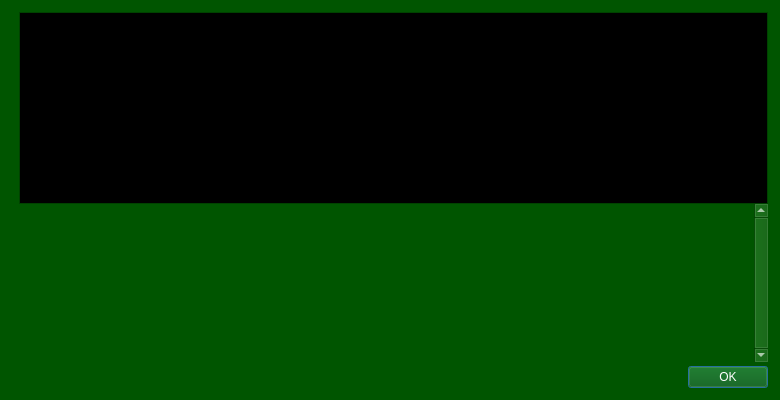
<?xml version="1.0" encoding="UTF-8"?>
<ui version="4.0">
 <class>HelpMessageDialog</class>
 <widget class="QDialog" name="HelpMessageDialog">
  <property name="geometry">
   <rect>
    <x>0</x>
    <y>0</y>
    <width>780</width>
    <height>400</height>
   </rect>
  </property>
  <property name="palette">
   <palette>
    <active>
     <colorrole role="WindowText">
      <brush brushstyle="SolidPattern">
       <color alpha="255">
        <red>255</red>
        <green>255</green>
        <blue>255</blue>
       </color>
      </brush>
     </colorrole>
     <colorrole role="Button">
      <brush brushstyle="SolidPattern">
       <color alpha="255">
        <red>0</red>
        <green>85</green>
        <blue>0</blue>
       </color>
      </brush>
     </colorrole>
     <colorrole role="Light">
      <brush brushstyle="SolidPattern">
       <color alpha="255">
        <red>0</red>
        <green>127</green>
        <blue>0</blue>
       </color>
      </brush>
     </colorrole>
     <colorrole role="Midlight">
      <brush brushstyle="SolidPattern">
       <color alpha="255">
        <red>0</red>
        <green>106</green>
        <blue>0</blue>
       </color>
      </brush>
     </colorrole>
     <colorrole role="Dark">
      <brush brushstyle="SolidPattern">
       <color alpha="255">
        <red>0</red>
        <green>42</green>
        <blue>0</blue>
       </color>
      </brush>
     </colorrole>
     <colorrole role="Mid">
      <brush brushstyle="SolidPattern">
       <color alpha="255">
        <red>0</red>
        <green>56</green>
        <blue>0</blue>
       </color>
      </brush>
     </colorrole>
     <colorrole role="Text">
      <brush brushstyle="SolidPattern">
       <color alpha="255">
        <red>255</red>
        <green>255</green>
        <blue>255</blue>
       </color>
      </brush>
     </colorrole>
     <colorrole role="BrightText">
      <brush brushstyle="SolidPattern">
       <color alpha="255">
        <red>255</red>
        <green>255</green>
        <blue>255</blue>
       </color>
      </brush>
     </colorrole>
     <colorrole role="ButtonText">
      <brush brushstyle="SolidPattern">
       <color alpha="255">
        <red>255</red>
        <green>255</green>
        <blue>255</blue>
       </color>
      </brush>
     </colorrole>
     <colorrole role="Base">
      <brush brushstyle="SolidPattern">
       <color alpha="255">
        <red>0</red>
        <green>0</green>
        <blue>0</blue>
       </color>
      </brush>
     </colorrole>
     <colorrole role="Window">
      <brush brushstyle="SolidPattern">
       <color alpha="255">
        <red>0</red>
        <green>85</green>
        <blue>0</blue>
       </color>
      </brush>
     </colorrole>
     <colorrole role="Shadow">
      <brush brushstyle="SolidPattern">
       <color alpha="255">
        <red>0</red>
        <green>0</green>
        <blue>0</blue>
       </color>
      </brush>
     </colorrole>
     <colorrole role="AlternateBase">
      <brush brushstyle="SolidPattern">
       <color alpha="255">
        <red>0</red>
        <green>42</green>
        <blue>0</blue>
       </color>
      </brush>
     </colorrole>
     <colorrole role="ToolTipBase">
      <brush brushstyle="SolidPattern">
       <color alpha="255">
        <red>255</red>
        <green>255</green>
        <blue>220</blue>
       </color>
      </brush>
     </colorrole>
     <colorrole role="ToolTipText">
      <brush brushstyle="SolidPattern">
       <color alpha="255">
        <red>0</red>
        <green>0</green>
        <blue>0</blue>
       </color>
      </brush>
     </colorrole>
     <colorrole role="PlaceholderText">
      <brush brushstyle="SolidPattern">
       <color alpha="128">
        <red>255</red>
        <green>255</green>
        <blue>255</blue>
       </color>
      </brush>
     </colorrole>
    </active>
    <inactive>
     <colorrole role="WindowText">
      <brush brushstyle="SolidPattern">
       <color alpha="255">
        <red>255</red>
        <green>255</green>
        <blue>255</blue>
       </color>
      </brush>
     </colorrole>
     <colorrole role="Button">
      <brush brushstyle="SolidPattern">
       <color alpha="255">
        <red>0</red>
        <green>85</green>
        <blue>0</blue>
       </color>
      </brush>
     </colorrole>
     <colorrole role="Light">
      <brush brushstyle="SolidPattern">
       <color alpha="255">
        <red>0</red>
        <green>127</green>
        <blue>0</blue>
       </color>
      </brush>
     </colorrole>
     <colorrole role="Midlight">
      <brush brushstyle="SolidPattern">
       <color alpha="255">
        <red>0</red>
        <green>106</green>
        <blue>0</blue>
       </color>
      </brush>
     </colorrole>
     <colorrole role="Dark">
      <brush brushstyle="SolidPattern">
       <color alpha="255">
        <red>0</red>
        <green>42</green>
        <blue>0</blue>
       </color>
      </brush>
     </colorrole>
     <colorrole role="Mid">
      <brush brushstyle="SolidPattern">
       <color alpha="255">
        <red>0</red>
        <green>56</green>
        <blue>0</blue>
       </color>
      </brush>
     </colorrole>
     <colorrole role="Text">
      <brush brushstyle="SolidPattern">
       <color alpha="255">
        <red>255</red>
        <green>255</green>
        <blue>255</blue>
       </color>
      </brush>
     </colorrole>
     <colorrole role="BrightText">
      <brush brushstyle="SolidPattern">
       <color alpha="255">
        <red>255</red>
        <green>255</green>
        <blue>255</blue>
       </color>
      </brush>
     </colorrole>
     <colorrole role="ButtonText">
      <brush brushstyle="SolidPattern">
       <color alpha="255">
        <red>255</red>
        <green>255</green>
        <blue>255</blue>
       </color>
      </brush>
     </colorrole>
     <colorrole role="Base">
      <brush brushstyle="SolidPattern">
       <color alpha="255">
        <red>0</red>
        <green>0</green>
        <blue>0</blue>
       </color>
      </brush>
     </colorrole>
     <colorrole role="Window">
      <brush brushstyle="SolidPattern">
       <color alpha="255">
        <red>0</red>
        <green>85</green>
        <blue>0</blue>
       </color>
      </brush>
     </colorrole>
     <colorrole role="Shadow">
      <brush brushstyle="SolidPattern">
       <color alpha="255">
        <red>0</red>
        <green>0</green>
        <blue>0</blue>
       </color>
      </brush>
     </colorrole>
     <colorrole role="AlternateBase">
      <brush brushstyle="SolidPattern">
       <color alpha="255">
        <red>0</red>
        <green>42</green>
        <blue>0</blue>
       </color>
      </brush>
     </colorrole>
     <colorrole role="ToolTipBase">
      <brush brushstyle="SolidPattern">
       <color alpha="255">
        <red>255</red>
        <green>255</green>
        <blue>220</blue>
       </color>
      </brush>
     </colorrole>
     <colorrole role="ToolTipText">
      <brush brushstyle="SolidPattern">
       <color alpha="255">
        <red>0</red>
        <green>0</green>
        <blue>0</blue>
       </color>
      </brush>
     </colorrole>
     <colorrole role="PlaceholderText">
      <brush brushstyle="SolidPattern">
       <color alpha="128">
        <red>255</red>
        <green>255</green>
        <blue>255</blue>
       </color>
      </brush>
     </colorrole>
    </inactive>
    <disabled>
     <colorrole role="WindowText">
      <brush brushstyle="SolidPattern">
       <color alpha="255">
        <red>0</red>
        <green>42</green>
        <blue>0</blue>
       </color>
      </brush>
     </colorrole>
     <colorrole role="Button">
      <brush brushstyle="SolidPattern">
       <color alpha="255">
        <red>0</red>
        <green>85</green>
        <blue>0</blue>
       </color>
      </brush>
     </colorrole>
     <colorrole role="Light">
      <brush brushstyle="SolidPattern">
       <color alpha="255">
        <red>0</red>
        <green>127</green>
        <blue>0</blue>
       </color>
      </brush>
     </colorrole>
     <colorrole role="Midlight">
      <brush brushstyle="SolidPattern">
       <color alpha="255">
        <red>0</red>
        <green>106</green>
        <blue>0</blue>
       </color>
      </brush>
     </colorrole>
     <colorrole role="Dark">
      <brush brushstyle="SolidPattern">
       <color alpha="255">
        <red>0</red>
        <green>42</green>
        <blue>0</blue>
       </color>
      </brush>
     </colorrole>
     <colorrole role="Mid">
      <brush brushstyle="SolidPattern">
       <color alpha="255">
        <red>0</red>
        <green>56</green>
        <blue>0</blue>
       </color>
      </brush>
     </colorrole>
     <colorrole role="Text">
      <brush brushstyle="SolidPattern">
       <color alpha="255">
        <red>0</red>
        <green>42</green>
        <blue>0</blue>
       </color>
      </brush>
     </colorrole>
     <colorrole role="BrightText">
      <brush brushstyle="SolidPattern">
       <color alpha="255">
        <red>255</red>
        <green>255</green>
        <blue>255</blue>
       </color>
      </brush>
     </colorrole>
     <colorrole role="ButtonText">
      <brush brushstyle="SolidPattern">
       <color alpha="255">
        <red>0</red>
        <green>42</green>
        <blue>0</blue>
       </color>
      </brush>
     </colorrole>
     <colorrole role="Base">
      <brush brushstyle="SolidPattern">
       <color alpha="255">
        <red>0</red>
        <green>85</green>
        <blue>0</blue>
       </color>
      </brush>
     </colorrole>
     <colorrole role="Window">
      <brush brushstyle="SolidPattern">
       <color alpha="255">
        <red>0</red>
        <green>85</green>
        <blue>0</blue>
       </color>
      </brush>
     </colorrole>
     <colorrole role="Shadow">
      <brush brushstyle="SolidPattern">
       <color alpha="255">
        <red>0</red>
        <green>0</green>
        <blue>0</blue>
       </color>
      </brush>
     </colorrole>
     <colorrole role="AlternateBase">
      <brush brushstyle="SolidPattern">
       <color alpha="255">
        <red>0</red>
        <green>85</green>
        <blue>0</blue>
       </color>
      </brush>
     </colorrole>
     <colorrole role="ToolTipBase">
      <brush brushstyle="SolidPattern">
       <color alpha="255">
        <red>255</red>
        <green>255</green>
        <blue>220</blue>
       </color>
      </brush>
     </colorrole>
     <colorrole role="ToolTipText">
      <brush brushstyle="SolidPattern">
       <color alpha="255">
        <red>0</red>
        <green>0</green>
        <blue>0</blue>
       </color>
      </brush>
     </colorrole>
     <colorrole role="PlaceholderText">
      <brush brushstyle="SolidPattern">
       <color alpha="128">
        <red>255</red>
        <green>255</green>
        <blue>255</blue>
       </color>
      </brush>
     </colorrole>
    </disabled>
   </palette>
  </property>
  <layout class="QHBoxLayout" name="horizontalLayout_2">
   <property name="spacing">
    <number>0</number>
   </property>
   <property name="leftMargin">
    <number>12</number>
   </property>
   <property name="topMargin">
    <number>12</number>
   </property>
   <property name="rightMargin">
    <number>12</number>
   </property>
   <property name="bottomMargin">
    <number>12</number>
   </property>
   <item>
    <layout class="QVBoxLayout" name="verticalLayoutLogo" stretch="0,0">
     <property name="leftMargin">
      <number>0</number>
     </property>
     <property name="topMargin">
      <number>4</number>
     </property>
     <property name="rightMargin">
      <number>0</number>
     </property>
     <item>
      <widget class="QLabel" name="aboutLogo">
       <property name="sizePolicy">
        <sizepolicy hsizetype="Preferred" vsizetype="Ignored">
         <horstretch>0</horstretch>
         <verstretch>0</verstretch>
        </sizepolicy>
       </property>
       <property name="maximumSize">
        <size>
         <width>100</width>
         <height>100</height>
        </size>
       </property>
       <property name="pixmap">
        <pixmap>:/icons/bitcoin</pixmap>
       </property>
       <property name="scaledContents">
        <bool>true</bool>
       </property>
       <property name="alignment">
        <set>Qt::AlignLeading|Qt::AlignLeft|Qt::AlignTop</set>
       </property>
      </widget>
     </item>
     <item>
      <widget class="QFrame" name="frame">
       <property name="frameShape">
        <enum>QFrame::NoFrame</enum>
       </property>
       <property name="frameShadow">
        <enum>QFrame::Raised</enum>
       </property>
      </widget>
     </item>
    </layout>
   </item>
   <item>
    <layout class="QVBoxLayout" name="verticalLayout">
     <item>
      <widget class="QTextEdit" name="helpMessage">
       <property name="readOnly">
        <bool>true</bool>
       </property>
      </widget>
     </item>
     <item>
      <widget class="QScrollArea" name="scrollArea">
       <property name="frameShape">
        <enum>QFrame::NoFrame</enum>
       </property>
       <property name="verticalScrollBarPolicy">
        <enum>Qt::ScrollBarAlwaysOn</enum>
       </property>
       <property name="widgetResizable">
        <bool>true</bool>
       </property>
       <widget class="QWidget" name="scrollAreaWidgetContents">
        <property name="geometry">
         <rect>
          <x>0</x>
          <y>0</y>
          <width>635</width>
          <height>137</height>
         </rect>
        </property>
        <layout class="QVBoxLayout" name="verticalLayout_2">
         <item>
          <widget class="QLabel" name="aboutMessage">
           <property name="cursor">
            <cursorShape>IBeamCursor</cursorShape>
           </property>
           <property name="textFormat">
            <enum>Qt::PlainText</enum>
           </property>
           <property name="alignment">
            <set>Qt::AlignLeading|Qt::AlignLeft|Qt::AlignTop</set>
           </property>
           <property name="openExternalLinks">
            <bool>true</bool>
           </property>
           <property name="textInteractionFlags">
            <set>Qt::LinksAccessibleByMouse|Qt::TextSelectableByKeyboard|Qt::TextSelectableByMouse</set>
           </property>
          </widget>
         </item>
        </layout>
       </widget>
      </widget>
     </item>
     <item>
      <spacer name="verticalSpacer">
       <property name="orientation">
        <enum>Qt::Vertical</enum>
       </property>
       <property name="sizeType">
        <enum>QSizePolicy::Fixed</enum>
       </property>
       <property name="sizeHint" stdset="0">
        <size>
         <width>4</width>
         <height>4</height>
        </size>
       </property>
      </spacer>
     </item>
     <item>
      <widget class="QDialogButtonBox" name="okButton">
       <property name="orientation">
        <enum>Qt::Horizontal</enum>
       </property>
       <property name="standardButtons">
        <set>QDialogButtonBox::Ok</set>
       </property>
      </widget>
     </item>
    </layout>
   </item>
  </layout>
 </widget>
 <resources>
  <include location="../bitcoin.qrc"/>
 </resources>
 <connections>
  <connection>
   <sender>okButton</sender>
   <signal>accepted()</signal>
   <receiver>HelpMessageDialog</receiver>
   <slot>accept()</slot>
   <hints>
    <hint type="sourcelabel">
     <x>20</x>
     <y>20</y>
    </hint>
    <hint type="destinationlabel">
     <x>20</x>
     <y>20</y>
    </hint>
   </hints>
  </connection>
  <connection>
   <sender>okButton</sender>
   <signal>rejected()</signal>
   <receiver>HelpMessageDialog</receiver>
   <slot>reject()</slot>
   <hints>
    <hint type="sourcelabel">
     <x>20</x>
     <y>20</y>
    </hint>
    <hint type="destinationlabel">
     <x>20</x>
     <y>20</y>
    </hint>
   </hints>
  </connection>
 </connections>
</ui>
